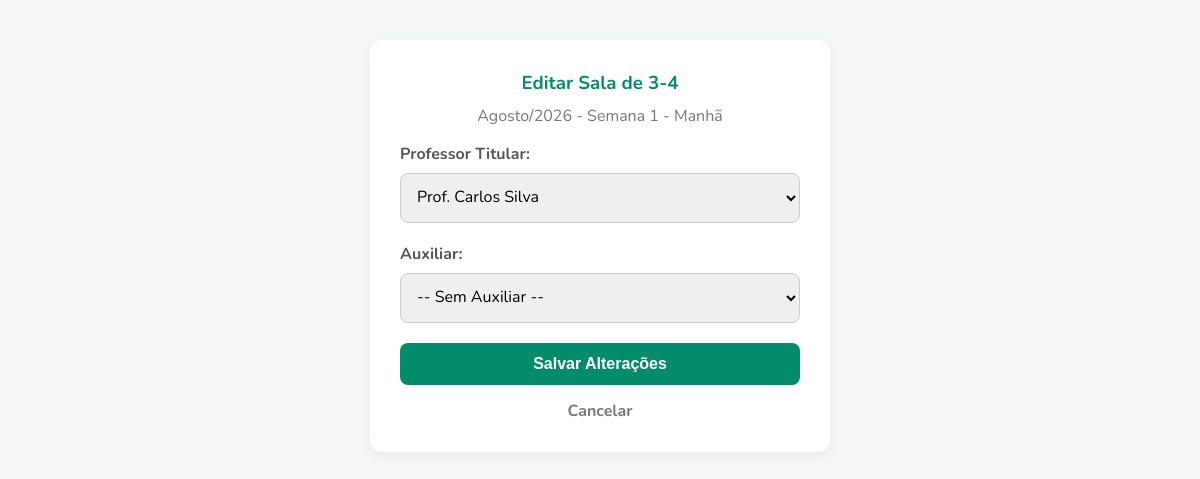
/admin/editar_turma/1 (signed in), run on the app's committed database.
### app.py (models this page shows)
class Turma(db.Model):
    id = db.Column(db.Integer, primary_key=True)
    nome_classe = db.Column(db.String(100), nullable=False)
    dia_aula = db.Column(db.String(50), nullable=True)
    numeracao_escala = db.Column(db.String(20), nullable=True)
    professor_id = db.Column(
        db.Integer,
        db.ForeignKey('usuario.id'),
        nullable=True
    )
    auxiliar_id = db.Column(
        db.Integer,
        db.ForeignKey('usuario.id'),
        nullable=True
    )
    responsabilidade = db.Column(
        db.String(50),
        default='Professor Titular'
    )
    disponibilidade = db.Column(db.String(50))
    turno = db.Column(db.String(50))
    status = db.Column(db.String(20), default='fechada')
    professor_rel = db.relationship(
        'Usuario',
        foreign_keys=[professor_id]
    )
    auxiliar_rel = db.relationship(
        'Usuario',
        foreign_keys=[auxiliar_id]
    )
    checkins = db.relationship(
        'Checkin',
        backref='turma',
        lazy=True
    )

class Usuario(UserMixin, db.Model):
    id = db.Column(db.Integer, primary_key=True)
    nome = db.Column(db.String(100), nullable=False)
    email = db.Column(db.String(100), unique=True, nullable=False)
    telefone = db.Column(db.String(20), nullable=True)
    senha_hash = db.Column(db.String(200), nullable=False)
    is_admin = db.Column(db.Boolean, default=False) # <- ESTE É O ADMIN MASTER
    is_professor = db.Column(db.Boolean, default=False)
    cpf = db.Column(db.String(14), nullable=True)
    data_nascimento = db.Column(db.String(10), nullable=True)
    sexo = db.Column(db.String(20), nullable=True)
    cep = db.Column(db.String(10), nullable=True)
    foto_perfil = db.Column(db.String(255), default='default.png')
    funcao_papeis = db.Column(db.String(20), default='professor')
    disponibilidade_dias = db.Column(db.String(200), nullable=True)
    classes_preferidas = db.Column(db.String(100), nullable=True)
    pode_editar_escala = db.Column(db.Boolean, default=False)
    criancas = db.relationship('Crianca', backref='responsavel', lazy=True)

### app.py (the view, shortened to what this page needs)
@app.route('/admin/editar_turma/<int:turma_id>', methods=['GET', 'POST'], endpoint='editar_turma')
@login_required
def editar_turma(turma_id):
    if not getattr(current_user, 'is_admin', False):
        return redirect(url_for('dashboard'))
    turma = Turma.query.get_or_404(turma_id)
    professores = Usuario.query.filter_by(is_professor=True).all()
    return render_template('editar_turma.html', turma=turma, professores=professores)

### app.py (called while the page is built)
@app.after_request
def desativar_cache_paginas_autenticadas(response):
    if current_user.is_authenticated:
        response.headers['Cache-Control'] = 'no-store, no-cache, must-revalidate, max-age=0'
        response.headers['Pragma'] = 'no-cache'
        response.headers['Expires'] = '0'
    return response

@login_manager.user_loader
def load_user(user_id):
    return db.session.get(Usuario, int(user_id))

### templates/editar_turma.html (shortened to what this page needs)
<!DOCTYPE html>
<html lang="pt-BR">
<head>
</head>
<body>
    <div class="edit-box">
        <h3>Editar Sala de {{ turma.nome_classe }}</h3>
        <p style="text-align: center; color: #777; margin-top: -10px;">{{ turma.dia_aula }} - {{ turma.numeracao_escala }}</p>
        <form method="POST">
            <div class="form-group">
                <label>Professor Titular:</label>
                <select name="professor_id">
                    {% for p in professores %}
                        <option value="{{ p.id }}" {% if turma.professor_id == p.id %}selected{% endif %}>{{ p.nome }}</option>
                    {% endfor %}
                </select>
            </div>
            <div class="form-group">
                <label>Auxiliar:</label>
                <select name="auxiliar_id">
                    <option value="">-- Sem Auxiliar --</option>
                </select>
            </div>
            <button type="submit" class="btn-green">Salvar Alterações</button>
            <a href="{{ url_for('admin_escala') }}" class="btn-cancel">Cancelar</a>
        </form>
    </div>
</body>
</html>

### templates/editar_turma.html (style rules this page uses)
body { font-family: 'Nunito', sans-serif; background-color: #f4f7f6; display: flex; justify-content: center; padding: 40px 20px; margin: 0; }
.edit-box { background: white; padding: 30px; border-radius: 12px; box-shadow: 0 4px 12px rgba(0,0,0,0.05); width: 100%; max-width: 400px; }
h3 { color: #028c6a; text-align: center; margin-top: 0; }
.form-group { margin-bottom: 20px; }
label { display: block; font-weight: 700; color: #555; margin-bottom: 8px; }
select { width: 100%; padding: 12px; border-radius: 8px; border: 1px solid #ccc; font-family: inherit; font-size: 1rem; }
.btn-green { background: #028c6a; color: white; padding: 12px; border: none; border-radius: 8px; width: 100%; font-weight: 800; cursor: pointer; font-size: 1rem; }
.btn-cancel { display: block; text-align: center; color: #777; margin-top: 15px; text-decoration: none; font-weight: 700; }

### data on the page
Turma: nome_classe "3-4", dia_aula "Agosto/2026", numeracao_escala "Semana 1 - Manhã", professor_id "Prof. Carlos Silva"
